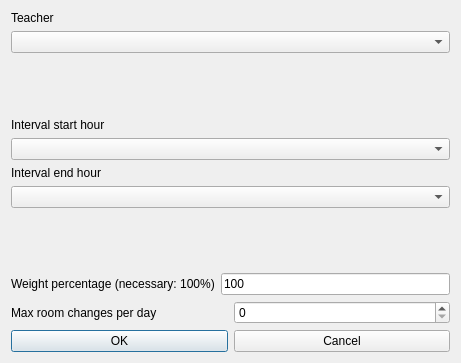
<?xml version="1.0" encoding="UTF-8"?>
<ui version="4.0">
 <class>ModifyConstraintTeacherMaxRoomChangesPerDayInIntervalForm_template</class>
 <widget class="QDialog" name="ModifyConstraintTeacherMaxRoomChangesPerDayInIntervalForm_template">
  <property name="geometry">
   <rect>
    <x>0</x>
    <y>0</y>
    <width>461</width>
    <height>363</height>
   </rect>
  </property>
  <property name="windowTitle">
   <string extracomment="This is the title of the dialog to modify a constraint of this type">Modify teacher max room changes per day in interval</string>
  </property>
  <layout class="QGridLayout" name="gridLayout">
   <item row="7" column="0">
    <layout class="QHBoxLayout">
     <item>
      <widget class="QPushButton" name="okPushButton">
       <property name="text">
        <string>OK</string>
       </property>
      </widget>
     </item>
     <item>
      <widget class="QPushButton" name="cancelPushButton">
       <property name="text">
        <string>Cancel</string>
       </property>
      </widget>
     </item>
    </layout>
   </item>
   <item row="1" column="0">
    <spacer name="spacer2">
     <property name="orientation">
      <enum>Qt::Vertical</enum>
     </property>
     <property name="sizeType">
      <enum>QSizePolicy::Expanding</enum>
     </property>
     <property name="sizeHint" stdset="0">
      <size>
       <width>20</width>
       <height>41</height>
      </size>
     </property>
    </spacer>
   </item>
   <item row="3" column="0">
    <layout class="QVBoxLayout" name="verticalLayout_2">
     <item>
      <widget class="QLabel" name="endTextLabel">
       <property name="frameShape">
        <enum>QFrame::NoFrame</enum>
       </property>
       <property name="frameShadow">
        <enum>QFrame::Plain</enum>
       </property>
       <property name="text">
        <string>Interval end hour</string>
       </property>
       <property name="wordWrap">
        <bool>false</bool>
       </property>
      </widget>
     </item>
     <item>
      <widget class="QComboBox" name="endHourComboBox">
       <property name="editable">
        <bool>false</bool>
       </property>
       <property name="insertPolicy">
        <enum>QComboBox::NoInsert</enum>
       </property>
       <property name="duplicatesEnabled">
        <bool>false</bool>
       </property>
      </widget>
     </item>
    </layout>
   </item>
   <item row="4" column="0">
    <spacer name="verticalSpacer">
     <property name="orientation">
      <enum>Qt::Vertical</enum>
     </property>
     <property name="sizeHint" stdset="0">
      <size>
       <width>278</width>
       <height>6</height>
      </size>
     </property>
    </spacer>
   </item>
   <item row="2" column="0">
    <layout class="QVBoxLayout" name="verticalLayout">
     <item>
      <widget class="QLabel" name="startTextLabel">
       <property name="frameShape">
        <enum>QFrame::NoFrame</enum>
       </property>
       <property name="frameShadow">
        <enum>QFrame::Plain</enum>
       </property>
       <property name="text">
        <string>Interval start hour</string>
       </property>
       <property name="wordWrap">
        <bool>false</bool>
       </property>
      </widget>
     </item>
     <item>
      <widget class="QComboBox" name="startHourComboBox">
       <property name="editable">
        <bool>false</bool>
       </property>
       <property name="insertPolicy">
        <enum>QComboBox::NoInsert</enum>
       </property>
       <property name="duplicatesEnabled">
        <bool>false</bool>
       </property>
      </widget>
     </item>
    </layout>
   </item>
   <item row="5" column="0">
    <layout class="QHBoxLayout">
     <item>
      <widget class="QLabel" name="weightTextLabel">
       <property name="frameShape">
        <enum>QFrame::NoFrame</enum>
       </property>
       <property name="frameShadow">
        <enum>QFrame::Plain</enum>
       </property>
       <property name="text">
        <string>Weight percentage (necessary: 100%)</string>
       </property>
       <property name="wordWrap">
        <bool>false</bool>
       </property>
      </widget>
     </item>
     <item>
      <widget class="QLineEdit" name="weightLineEdit">
       <property name="text">
        <string notr="true">100</string>
       </property>
      </widget>
     </item>
    </layout>
   </item>
   <item row="6" column="0">
    <layout class="QHBoxLayout">
     <item>
      <widget class="QLabel" name="textLabel">
       <property name="text">
        <string>Max room changes per day</string>
       </property>
       <property name="wordWrap">
        <bool>false</bool>
       </property>
      </widget>
     </item>
     <item>
      <widget class="QSpinBox" name="maxChangesSpinBox"/>
     </item>
    </layout>
   </item>
   <item row="0" column="0">
    <layout class="QVBoxLayout" name="verticalLayout_3">
     <item>
      <widget class="QLabel" name="teacherTextLabel">
       <property name="frameShape">
        <enum>QFrame::NoFrame</enum>
       </property>
       <property name="frameShadow">
        <enum>QFrame::Plain</enum>
       </property>
       <property name="text">
        <string>Teacher</string>
       </property>
       <property name="wordWrap">
        <bool>false</bool>
       </property>
      </widget>
     </item>
     <item>
      <widget class="QComboBox" name="teachersComboBox">
       <property name="editable">
        <bool>false</bool>
       </property>
       <property name="insertPolicy">
        <enum>QComboBox::NoInsert</enum>
       </property>
       <property name="duplicatesEnabled">
        <bool>false</bool>
       </property>
      </widget>
     </item>
    </layout>
   </item>
  </layout>
 </widget>
 <layoutdefault spacing="6" margin="11"/>
 <resources/>
 <connections/>
</ui>
